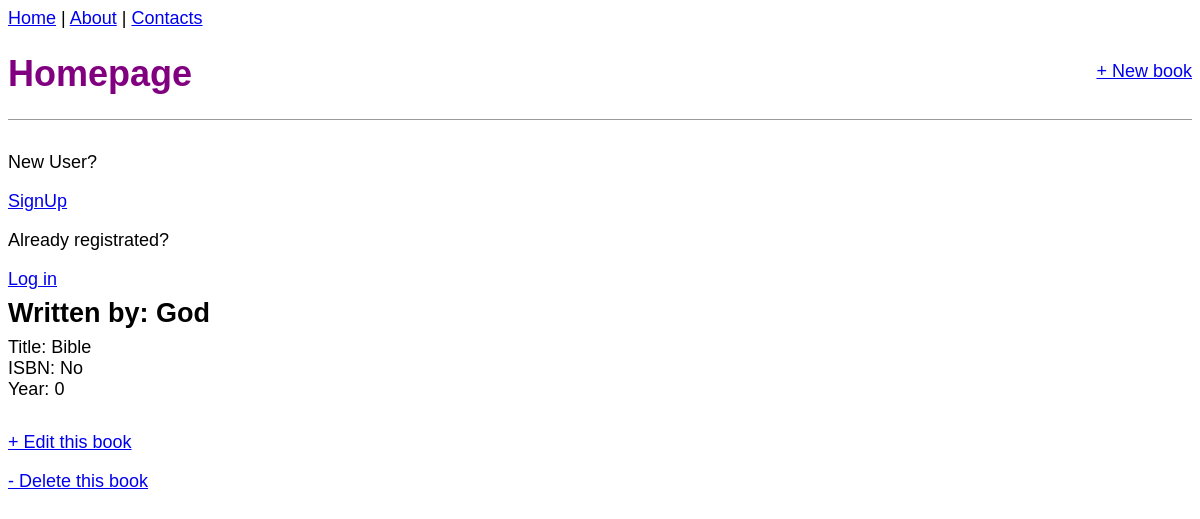
Page /books/1/ on the committed database.
### books/models.py (models this page shows, shortened)
class Book(models.Model):
    title = models.TextField()
    author = models.TextField()
    year = models.TextField()
    isbn = models.TextField()

### books/views.py (the view)
# urls.py: path('books/<int:pk>/', BookDetailView.as_view(), name = 'book_detail'),
class BookDetailView(DetailView):
    model = Book
    template_name = 'book_detail.html'
    context_object_name = 'book'

### templates/book_detail.html
{% extends 'base.html' %}
{% block content %}
    <div class = "post-entry">
        <h2>Written by: {{book.author}}</h2>
        <p>Title: {{book.title}}</p>
        <p>ISBN: {{book.isbn}}</p>
        <p>Year: {{book.year}}</p>
    </div>
    <p><a href="{% url 'book_edit' book.pk %}">+ Edit this book</a></p>
    <p><a href="{% url 'book_delete' book.pk %}">- Delete this book</a></p>
{% endblock content %}

### static/css/base.css (style rules this page uses)
body { font-family: 'Source Sans Pro', sans-serif; font-size: 18px; }
.post-entry { margin-bottom: 2rem; }
.post-entry h2 { margin: 0.5rem 0; }
.post-entry p { margin: 0; font-weight: 400; }

### rows in the picture
Book: author "God", title "Bible", isbn "No", year "0"
